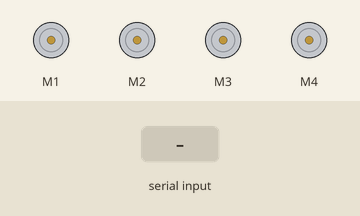
A sketch run on a simulated Arduino Uno, built with avr-gcc and run on an emulated ATmega328P. Shown: 4 × DC motor (green arrow = forward, orange = backward, longer = faster). The inputs (shaded band) are chosen by the test bench.

Above: at 1.2 s.
1.3 s: "F" received over Serial
At 2.0 s:
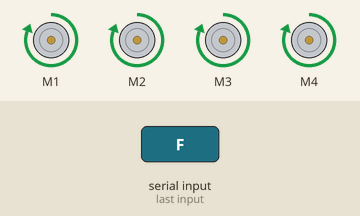
2.8 s: "B" received over Serial
At 3.2 s:
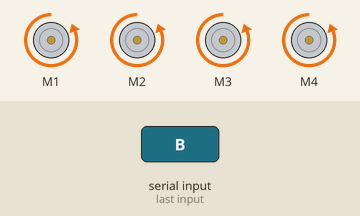
4.3 s: "L" received over Serial
At 5.5 s:
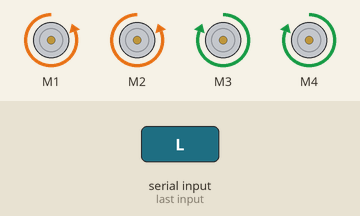
5.8 s: "R" received over Serial
At 6.7 s:
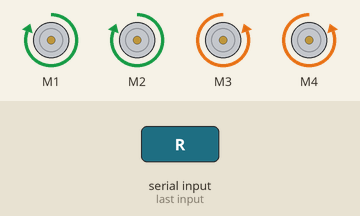
7.3 s: "0" received over Serial
At 7.8 s:
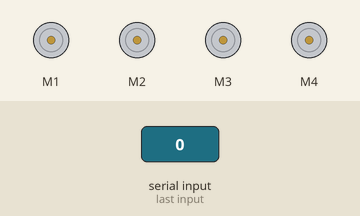
8.8 s: "H" received over Serial
At 10.8 s:
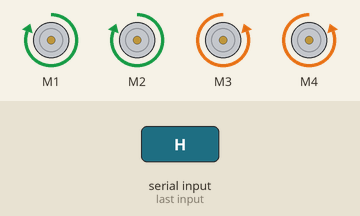
Timing chart, 0 to 12.8 s (numbered marks = the images above; inputs shaded):
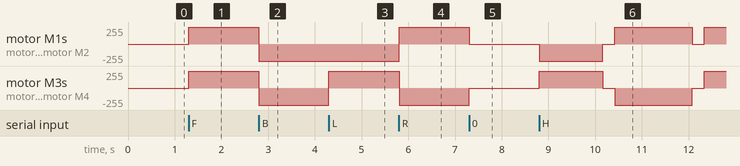

Measured:
- after the input at 1.3 s, motor M1–4: stopped → forward 255/255 at once
- after the input at 2.8 s, motor M1–4: forward 255/255 → backward 255/255 at once
- after the input at 4.3 s, motor M3, motor M4: backward 255/255 → forward 255/255 at once
- after the input at 5.8 s, motor M1, motor M2: backward 255/255 → forward 255/255 at once; motor M3, motor M4: forward 255/255 → backward 255/255 at once
- after the input at 7.3 s, motor M1, motor M2: forward 255/255 → stopped at once; motor M3, motor M4: backward 255/255 → stopped at once
- after the input at 8.8 s, motor M1, motor M2: stopped → backward 255/255 at once, → stopped 1.4 s later, → forward 255/255 0.25 s later, → stopped 1.7 s later, … (5 changes in this stretch); motor M3, motor M4: stopped → forward 255/255 at once, → stopped 1.4 s later, → backward 255/255 0.25 s later, → stopped 1.7 s later, … (5 changes in this stretch)

The sketch:

COD_FINAL_CAR.ino
```cpp
#include <AFMotor.h>
#include <LinkedList.h>

AF_DCMotor motor1(1, MOTOR12_1KHZ);
AF_DCMotor motor2(2, MOTOR12_1KHZ);
AF_DCMotor motor3(3, MOTOR34_1KHZ);
AF_DCMotor motor4(4, MOTOR34_1KHZ);

char command;

struct Coordinate {
  int x;
  int y;
  char direction;
  unsigned long duration;
};

LinkedList<Coordinate> path = LinkedList<Coordinate>();
int posX = 0;
int posY = 0;

void controlMotors(char command) {
  motor1.setSpeed(0);
  motor1.run(RELEASE);
  motor2.setSpeed(0);
  motor2.run(RELEASE);
  motor3.setSpeed(0);
  motor3.run(RELEASE);
  motor4.setSpeed(0);
  motor4.run(RELEASE);

  switch(command) {
    case 'F':
      motor1.setSpeed(255);
      motor1.run(FORWARD);
      motor2.setSpeed(255);
      motor2.run(FORWARD);
      motor3.setSpeed(255);
      motor3.run(FORWARD);
      motor4.setSpeed(255);
      motor4.run(FORWARD);
      break;
    case 'B':
      motor1.setSpeed(255);
      motor1.run(BACKWARD);
      motor2.setSpeed(255);
      motor2.run(BACKWARD);
      motor3.setSpeed(255);
      motor3.run(BACKWARD);
      motor4.setSpeed(255);
      motor4.run(BACKWARD);
      break;
    case 'L':
      motor1.setSpeed(255);
      motor1.run(BACKWARD);
      motor2.setSpeed(255);
      motor2.run(BACKWARD);
      motor3.setSpeed(255);
      motor3.run(FORWARD);
      motor4.setSpeed(255);
      motor4.run(FORWARD);
      break;
    case 'R':
      motor1.setSpeed(255);
      motor1.run(FORWARD);
      motor2.setSpeed(255);
      motor2.run(FORWARD);
      motor3.setSpeed(255);
      motor3.run(BACKWARD);
      motor4.setSpeed(255);
      motor4.run(BACKWARD);
      break;
    case '0':
      break;
  }
}

void updatePosition(char direction) {
  switch (direction) {
    case 'F':
      posY++;
      break;
    case 'B':
      posY--;
      break;
    case 'L':
      posX--;
      break;
    case 'R':
      posX++;
      break;
  }
  Coordinate coord = {posX, posY, direction,};
  path.add(coord);
}

void clearPathAndResetCoordinates() {
  path.clear();
  posX = 0;
  posY = 0;
}

float leftRotationAdjustmentFactor = 0.91;
float rightRotationAdjustmentFactor = 1.11;

bool stopFlag = false;

void returnHome() {
  for (int i = path.size() - 1; i >= 0; i--) {
    if (stopFlag) {
      stopFlag = false;
      break;
    }
    Coordinate coord = path.get(i);
    char reverseDirection;

    switch (coord.direction) {
      case 'F':
        reverseDirection = 'B';
        break;
      case 'B':
        reverseDirection = 'F';
        break;
      case 'L':
        reverseDirection = 'R';
        break;
      case 'R':
        reverseDirection = 'L';
        break;
    }
    controlMotors(reverseDirection);
    if (reverseDirection == 'L') {
      if (!waitForStop(coord.duration * leftRotationAdjustmentFactor)) {
        break;
      }
    } else if (reverseDirection == 'R') {
      if (!waitForStop(coord.duration * rightRotationAdjustmentFactor)) {
        break;
      }
    } else {
      if (!waitForStop(coord.duration)) {
        break;
      }
    }
    controlMotors('0');
    delay(250);
  }
  clearPathAndResetCoordinates();
}

bool waitForStop(unsigned long duration) {
  unsigned long startTime = millis();
  while (millis() - startTime < duration) {
    if (Serial.available() > 0) {
      char newCommand = Serial.read();
      if (newCommand == 'S') {
        clearPathAndResetCoordinates();
        controlMotors('0');
        stopFlag = true;
        return false;
      }
    }
  }
  return true;
}

void setup() {
  Serial.begin(9600);
}

unsigned long commandStartTime = 0;

void loop() {
  if (Serial.available() > 0) {
    char prevCommand = command;
    command = Serial.read();
    unsigned long commandEndTime = millis();

    if (prevCommand == 'F' || prevCommand == 'B' || prevCommand == 'L' || prevCommand == 'R') {
      unsigned long duration = commandEndTime - commandStartTime;
      Coordinate coord = path.get(path.size() - 1);
      coord.duration = duration;
      path.set(path.size() - 1, coord);
    }

    switch (command) {
      case 'F':
      case 'B':
      case 'L':
      case 'R':
        controlMotors(command);
        updatePosition(command);
        commandStartTime = millis();
        break;
      case '0':
        controlMotors(command);
        break;
      case 'H':
        returnHome();
        controlMotors('0');
        break;
      case 'C':
        clearPathAndResetCoordinates();
        break;
      case 'S':
        controlMotors('0');
        clearPathAndResetCoordinates();
        break;
    }
  }
}
```
